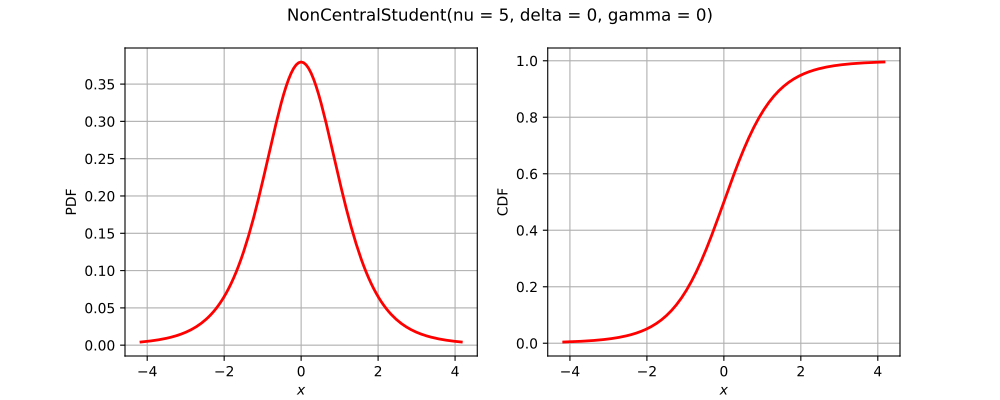

Recreate this plot in Python.
import openturns as ot
from matplotlib import pyplot as plt
from openturns.viewer import View
title = None
if ot.NonCentralStudent().__class__.__name__ == 'Bernoulli':
    distribution = ot.Bernoulli(0.7)
elif ot.NonCentralStudent().__class__.__name__ == 'Binomial':
    distribution = ot.Binomial(5, 0.2)
elif ot.NonCentralStudent().__class__.__name__ == 'Hypergeometric':
    distribution = ot.Hypergeometric(10, 4, 7)
elif ot.NonCentralStudent().__class__.__name__ == 'CumulativeDistributionNetwork':
    coll = [ot.Normal(2),ot.Dirichlet([0.5, 1.0, 1.5])]
    distribution = ot.CumulativeDistributionNetwork(coll, ot.BipartiteGraph([[0,1], [0,1]]))
elif ot.NonCentralStudent().__class__.__name__ == 'Histogram':
    distribution = ot.Histogram([-1.0, 0.5, 1.0, 2.0], [0.45, 0.4, 0.15])
elif ot.NonCentralStudent().__class__.__name__ == 'KernelMixture':
    kernel = ot.Uniform()
    sample = ot.Normal().getSample(5)
    bandwidth = [1.0]
    distribution = ot.KernelMixture(kernel, bandwidth, sample)
elif ot.NonCentralStudent().__class__.__name__ == 'MaximumDistribution':
    coll = [ot.Uniform(2.5, 3.5), ot.LogUniform(1.0, 1.2), ot.Triangular(2.0, 3.0, 4.0)]
    distribution = ot.MaximumDistribution(coll)
elif ot.NonCentralStudent().__class__.__name__ == 'Multinomial':
    distribution = ot.Multinomial(5, [0.2])
elif ot.NonCentralStudent().__class__.__name__ == 'RandomMixture':
    coll = [ot.Triangular(0.0, 1.0, 5.0), ot.Uniform(-2.0, 2.0)]
    weights = [0.8, 0.2]
    cst = 3.0
    distribution = ot.RandomMixture(coll, weights, cst)
elif ot.NonCentralStudent().__class__.__name__ == 'TruncatedDistribution':
    distribution = ot.TruncatedDistribution(ot.Normal(2.0, 1.5), 1.0, 4.0)
elif ot.NonCentralStudent().__class__.__name__ == 'UserDefined':
    distribution = ot.UserDefined([[1.0], [2.0], [3.0]], [0.4, 0.5, 1.0])
elif ot.NonCentralStudent().__class__.__name__ == 'ZipfMandelbrot':
    distribution = ot.ZipfMandelbrot(10, 2.5, 0.3)
elif ot.NonCentralStudent().__class__.__name__ == 'Normal':
    cov = ot.CovarianceMatrix([[1.0, -0.5], [-0.5, 1.0]])
    distribution = ot.Normal([0.0, 0.0], cov)
    title = "Normal dist. with correlation coefficient {}".format(cov[0, 1])
else:
    distribution = ot.NonCentralStudent()

dimension = distribution.getDimension()
if title is None:
    title = str(distribution)[:100].split('\n')[0]
if dimension == 1:
    distribution.setDescription(['$x$'])
    pdf_graph = distribution.drawPDF()
    cdf_graph = distribution.drawCDF()
    fig = plt.figure(figsize=(10, 4))
    pdf_axis = fig.add_subplot(121)
    cdf_axis = fig.add_subplot(122)
    View(pdf_graph, figure=fig, axes=[pdf_axis], add_legend=False)
    View(cdf_graph, figure=fig, axes=[cdf_axis], add_legend=False)
    fig.suptitle(title)
elif dimension == 2:
    grid = ot.GridLayout(1, 2)
    pdf_graph = distribution.drawPDF()
    pdf_graph.setLegends([''])
    cdf_graph = distribution.drawCDF()
    cdf_graph.setLegends([''])
    grid.setGraph(0, 0, pdf_graph)
    grid.setGraph(0, 1, cdf_graph)
    grid.setTitle(title)
    fig = View(grid).getFigure()
    fig.axes[0].set_title('PDF')
    fig.axes[1].set_title('CDF')
